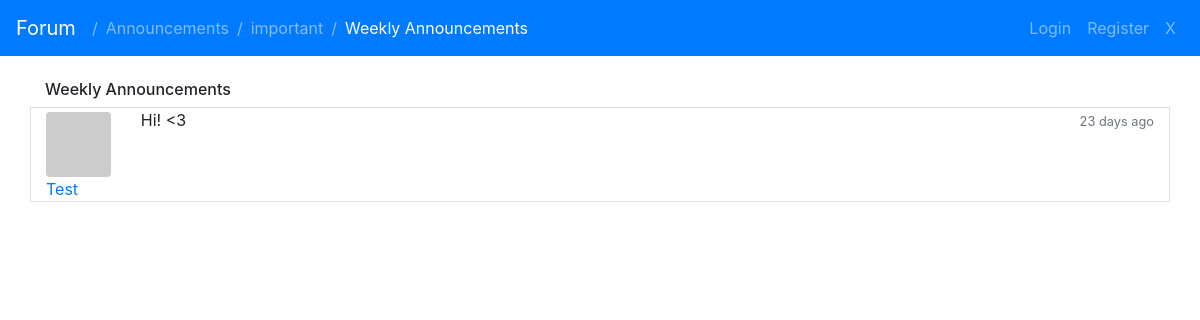
The page /topic.php?id=85 on the database as committed earlier.
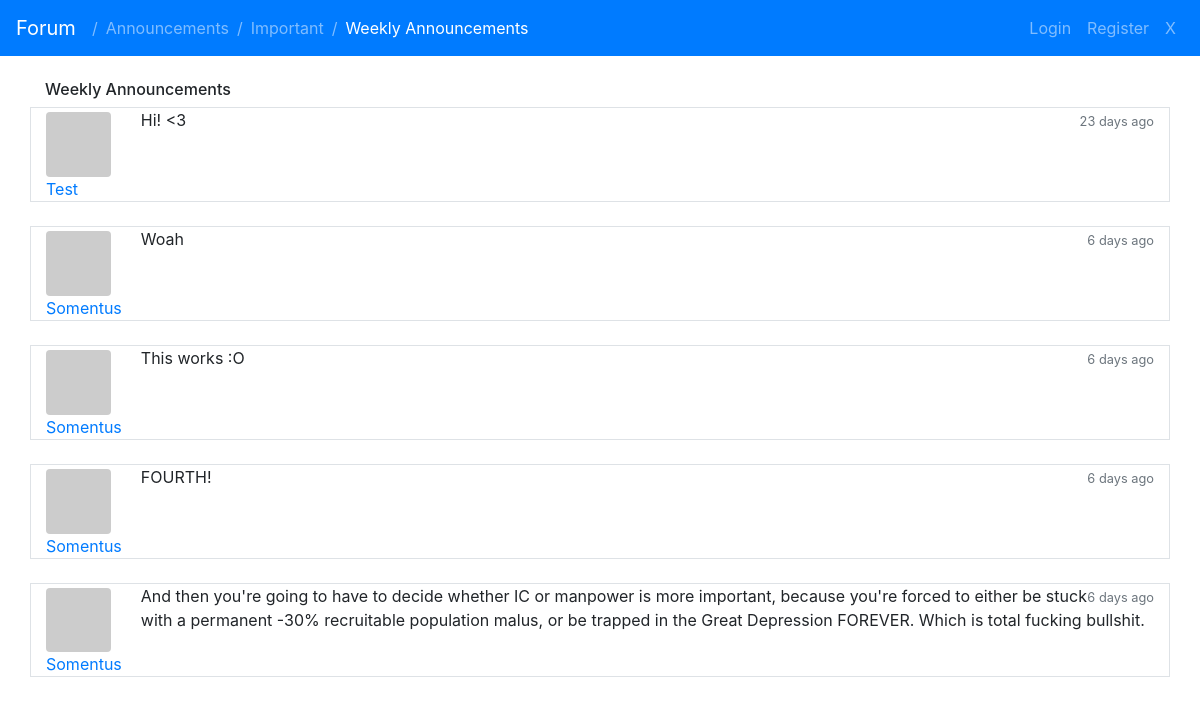
The same page on the database as committed later.
### tables this page shows
CREATE TABLE `topics` (
  `id` int(11) NOT NULL,
  `title` varchar(64) NOT NULL,
  `forum_id` int(11) NOT NULL,
  `user_id` int(11) NOT NULL,
  `pinned` tinyint(1) NOT NULL DEFAULT '0',
  `created_at` timestamp NOT NULL DEFAULT CURRENT_TIMESTAMP,
  `updated_at` timestamp NOT NULL DEFAULT CURRENT_TIMESTAMP ON UPDATE CURRENT_TIMESTAMP
);

CREATE TABLE `posts` (
  `id` int(11) NOT NULL,
  `body` varchar(512) NOT NULL,
  `user_id` int(11) NOT NULL,
  `topic_id` int(11) NOT NULL,
  `created_at` timestamp NOT NULL DEFAULT CURRENT_TIMESTAMP,
  `updated_at` timestamp NOT NULL DEFAULT CURRENT_TIMESTAMP ON UPDATE CURRENT_TIMESTAMP
);

CREATE TABLE `users` (
  `id` int(11) NOT NULL,
  `username` varchar(64) NOT NULL,
  `email` varchar(254) NOT NULL,
  `password` varchar(256) NOT NULL,
  `is_admin` tinyint(1) NOT NULL DEFAULT '0',
  `created_at` date NOT NULL,
  `updated_at` date NOT NULL
);

### includes/DB.php (called while the page is built, shortened)
<?php
function query($pdo, $query, $params = array()) {
	$statement = $pdo->prepare($query);
	$statement->execute($params);
	$data = $statement->fetchAll();
	return $data;
}
?>

### includes/topic.php (the view, shortened to what this page needs)
<?php
function content($pdo) {
	$id = $_GET['id'];
	$topic = query($pdo, "SELECT * FROM topics WHERE id = :id", ['id' => $id]);
	if(count($topic) == 0) {
		echo "Topic not found!";
	} else if(count($topic) == 1) {
		$topic = $topic[0];
		echo '
				<h6>'.htmlspecialchars($topic['title']).'</h6>';
		$posts = query($pdo, "SELECT * FROM posts WHERE topic_id = :topic_id", ['topic_id' => $id]);
		if(count($posts) == 0) {
			echo "No posts yet!";
		} else {
			foreach($posts as $post) {
				$user = query($pdo, "SELECT * FROM users WHERE id = :id", ['id' => $post['user_id']])[0];
				echo "
					<div class='row border'>
						<div class='col-md-1'>
							<a name='".$post['id']."'></a>
							<div class='pt-1'>
								<img src='".retrieveProfilePicture($pdo, $user['id'])."' class='img-fluid rounded'>
							</div>
							<div>
								<a href='user.php?id=".$user['id']."'>".htmlspecialchars($user['username'])."</a>
							</div>
						</div>
						<div class='col-md-11'>
							<span class='float-right'>
								<small class='text-muted'>".ucfirst(parseTimeSinceTimestamp($post['created_at']))."</small>
							</span>
							".htmlspecialchars($post['body'])."
						</div>
					</div>
					<br />";
			}
		}
	}
}
?>

### topic.php (shortened to what this page needs)
<?php
require_once('includes/DB.php');
$pdo = DB();
require_once('includes/codes.php');
require_once('includes/topic.php');
?>
<!DOCTYPE HTML>
<html lang="en">
<head>
	<link rel="stylesheet" href="css/main.css">
	<link rel="stylesheet" href="https://maxcdn.bootstrapcdn.com/bootstrap/4.0.0-beta.2/css/bootstrap.min.css">
</head>
<body>
	<div>
		<?php navbar($pdo); ?>
	</div>
	<br />
	<div class="container">
		<?php content($pdo); ?>
		<br />
	</div>
</body>
</html>

### includes/codes.php (shortened to what this page needs)
<?php
function location($pdo) {
    foreach ($_GET as $key => $value) {
        if($key == "id") {
            $id = $value;
        }
    }
    $location = basename($_SERVER['PHP_SELF']);
    $currentFile = explode('.', $location)[0];
    switch($currentFile) {
        case 'topic':
            $topic_id = $id;
            $topic = query($pdo, "SELECT * FROM topics WHERE id = :id", ['id' => $topic_id])[0];
            $topic_title = $topic['title'];
            $forum_id = $topic['forum_id'];
            $forum = query($pdo, "SELECT * FROM forums WHERE id = :id", ['id' => $forum_id])[0];
            $forum_name = $forum['name'];
            $category_id = $forum['category_id'];
            $category = query($pdo, "SELECT * FROM categories WHERE id = :id", ['id' => $category_id])[0];
            $category_name = $category['name'];
            $objectNames = [$category_name, $forum_name, $topic_title];
            $urls = ['index.php', 'forum.php?id='.$forum_id, 'topic.php?id='.$topic_id];
            break;
    }
    $return = [$objectNames, $urls];
    return $return;
}
function navbar($pdo) {
    $location = location($pdo);
    $currentLocation = $location[0];
    $currentLocationFiles = $location[1];
    $locationSteps = count($currentLocation);
    echo '
    <nav class="navbar sticky-top navbar-expand-lg navbar-dark bg-primary">
        <a class="navbar-brand" href="/index.php">Forum</a>
        <button class="navbar-toggler" type="button" data-toggle="collapse" data-target="#navbarSupportedContent" aria-controls="navbarSupportedContent" aria-expanded="false" aria-label="Toggle navigation">
        <span class="navbar-toggler-icon"></span>
        </button>
        <div class="collapse navbar-collapse" id="navbarSupportedContent">
            <ul class="navbar-nav mr-auto">
            ';
    if(isLoggedIn(true)) {
    	echo '
    		<span class="navbar-text">|</span>
    		<li class="nav-item';
			if($currentLocation[0] == "Categories") {
				echo ' active';
			}
    		echo '" >
    			<a class="nav-link" href="/admin/categories.php">Categories</a>
			</li>
			<span class="navbar-text">|</span>
			<li class="nav-item';
			if($currentLocation[0] == "Forums") {
				echo ' active';
			}
			echo '" >
				<a class="nav-link" href="/admin/forums.php">Forums</a>
			</li>
		';
    } else {
	    for($i = 0; $i < $locationSteps; $i++) {
	        echo '
	            <span class="navbar-text">/</span>
	            <li class="nav-item';
	        if($i == $locationSteps - 1) {
	            echo ' active';
	        }
	        echo '"><a class="nav-link" href="'.$currentLocationFiles[$i].'">'.$currentLocation[$i].'
	                </a>
	            </li>
	        ';
	    }
    }
    echo '</ul>';
    echo '<ul class="navbar-nav ml-auto">';
    if(isLoggedIn(true)) {
        echo '
            <li class="nav-item">
                <a class="nav-link" href="/settings.php">Settings</a>
            </li>
            <li class="nav-item">
                <a class="nav-link" href="/logout.php?url='.$_SERVER['REQUEST_URI'].'">Log Out</a>
            </li>
        ';
    } else {
        echo '
            <li class="nav-item">
                <a id="navbarLogin" name="login" onclick="togglePortal(\'login\');" class="nav-link" >Login</a>
            </li>
            <li class="nav-item">
                <a id="navbarRegister" name="register" onclick="togglePortal(\'register\');" class="nav-link" >Register</a>
            </li>
            <li class="nav-item">
                <a id="navbarClose" name="closePortal" onclick="togglePortal(\'close\');" class="nav-link" >X</a>
            </li>';
    }
    echo '
            </ul>
        </div>
    </nav>
    ';
}
function parseTimeSinceTimestamp($timestamp) {
	$timePast = strtotime($timestamp);
	$date = new DateTime();
	$date->setTimestamp($timePast);
	$interval = $date->diff(new DateTime('now'));
	$years = $interval->format('%y');
	$months = $interval->format('%m');
	$days = $interval->format('%d');
	$hours = $interval->format('%h');
	$minutes = $interval->format('%i');
	if($years > 0) {
		if($years == 1) {
			return $years." year ago";
		} else {
			return $years." years ago";
		}
	} else if($months > 0) {
		if($months == 1) {
			return $months." month ago";
		} else {
			return $months." months ago";
		}
	} else if($days > 0) {
		if($days == 1) {
			return $days." day ago";
		} else {
			return $days." days ago";
		}
	} else if($hours > 0){
		if($hours == 1) {
			return $hours." hour ago";
		} else {
			return $hours." hours ago";
		}
	} else if($minutes >= 5) {
		return $minutes." minutes ago";
	} else {
		return "just now";
	}
}
function isLoggedIn($admin = false) {
	if(isset($_SESSION['loggedin']) && $_SESSION['loggedin'] == true && isset($_SESSION['id'])) {
		if($admin == true) {
			if(isset($_SESSION['is_admin']) && $_SESSION['is_admin'] == true) {
				return 1;
			} else {
				return 0;
			}
		} else {
			return 1;
		}
	} else {
		return 0;
	}
}
function retrieveProfilePicture($pdo, $user_id) {
	$image = query($pdo, "SELECT * FROM profile_pictures WHERE user_id = :user_id", ['user_id' => $user_id]);
	if(count($image) == 1) {
		$image = $image[0];
		$uuid = $image['uuid'];
		$extension = $image['extension'];
		$imagePath = "/img/".substr($uuid, 0, 1)."/".substr($uuid, 1, 1)."/".substr($uuid, 2).".".$extension;
		return $imagePath;
	} else {
		return "https://via.placeholder.com/75/fd7e14";
	}
}

Rows that differ between the two databases and show on the page:
computed for topics "Announcements": forum "important" → "Important"
added posts: user.username "Somentus", created_at "6 days ago", body "Woah"
added posts: user.username "Somentus", created_at "6 days ago", body "This works :O"
added posts: user.username "Somentus", created_at "6 days ago", body "FOURTH!"
added posts: user.username "Somentus", created_at "6 days ago", body "And then you're going to have to decide whether IC or manpower is more important, because you're forced to either be stuck with a permanent -30% recruitable population malus, or be trapped in the Great Depression FOREVER. Which is total fucking bullshit."
